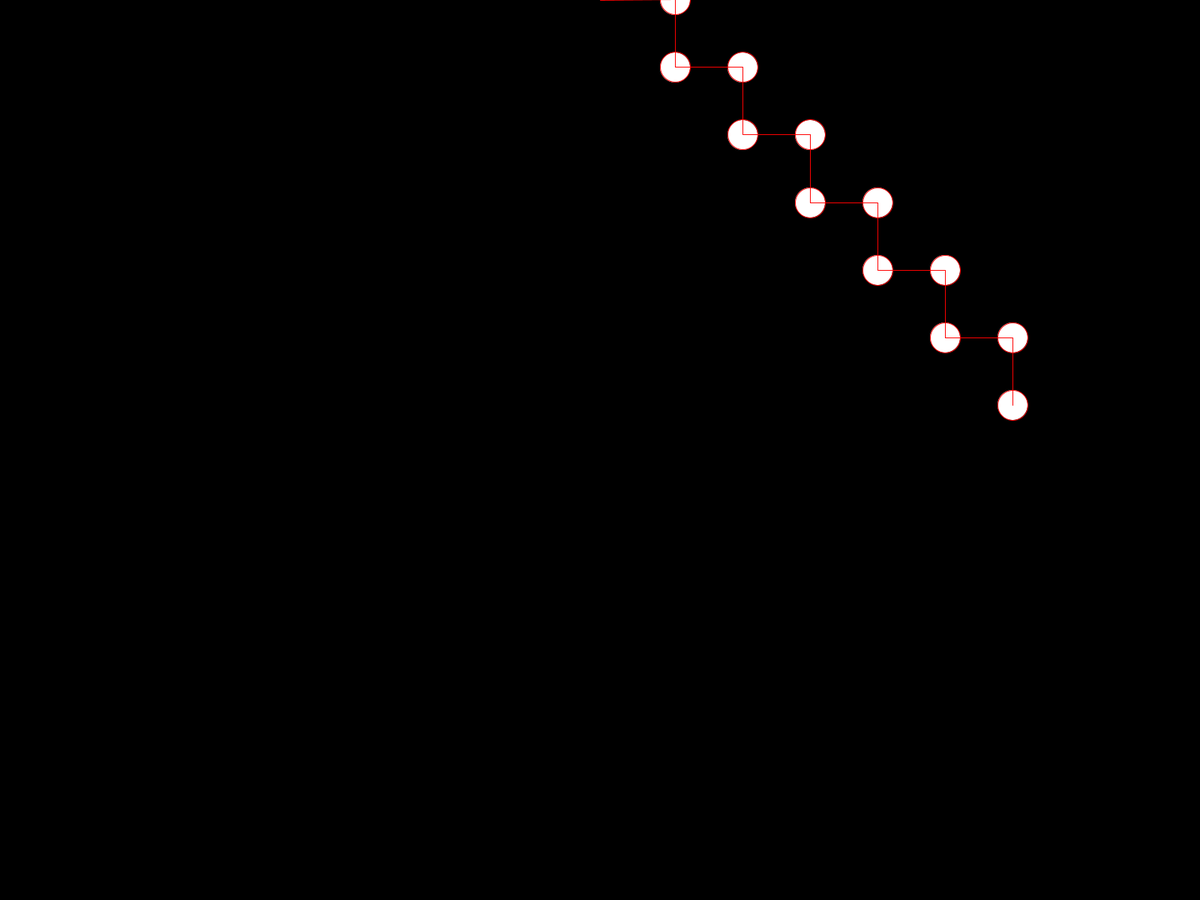
Frame 1 (no input)
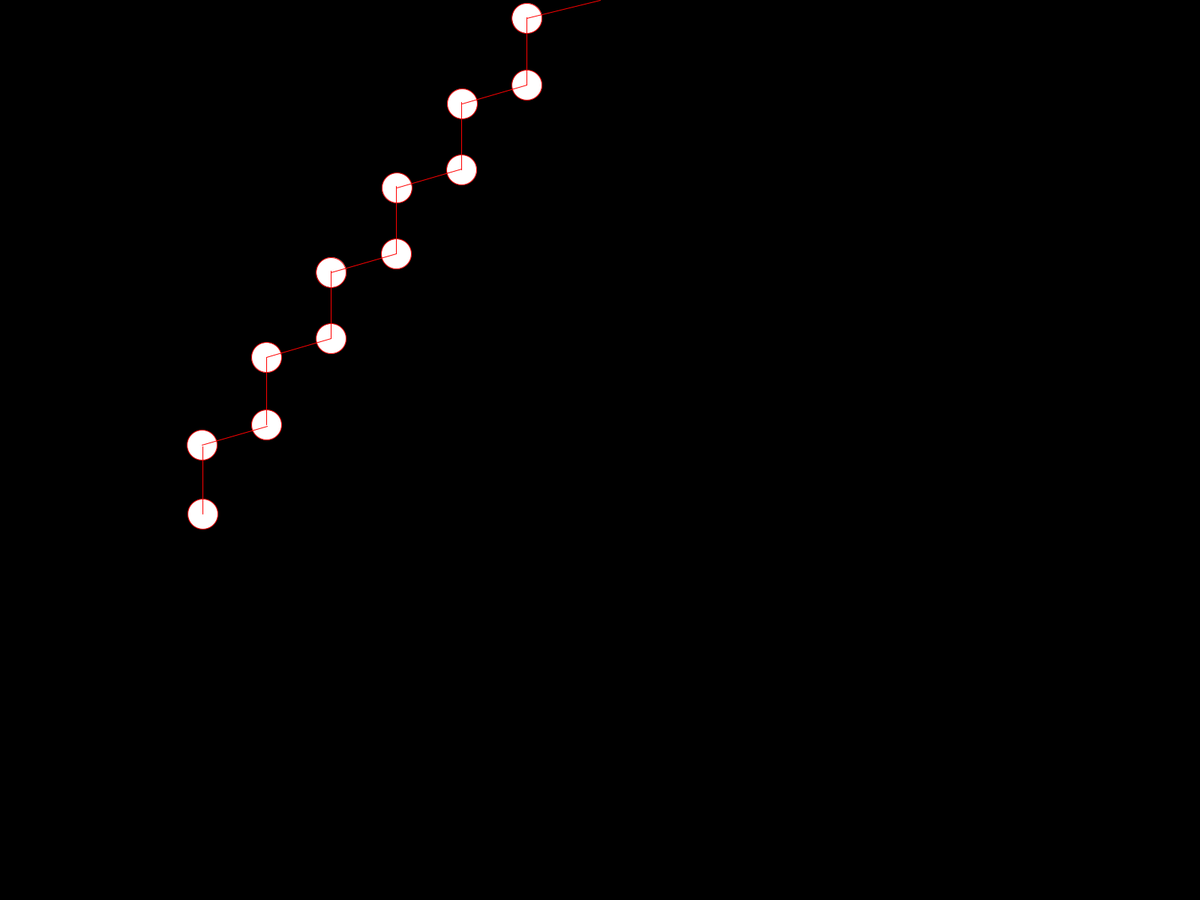
Frame 60 (the mouse pressed at the canvas centre just before this capture)
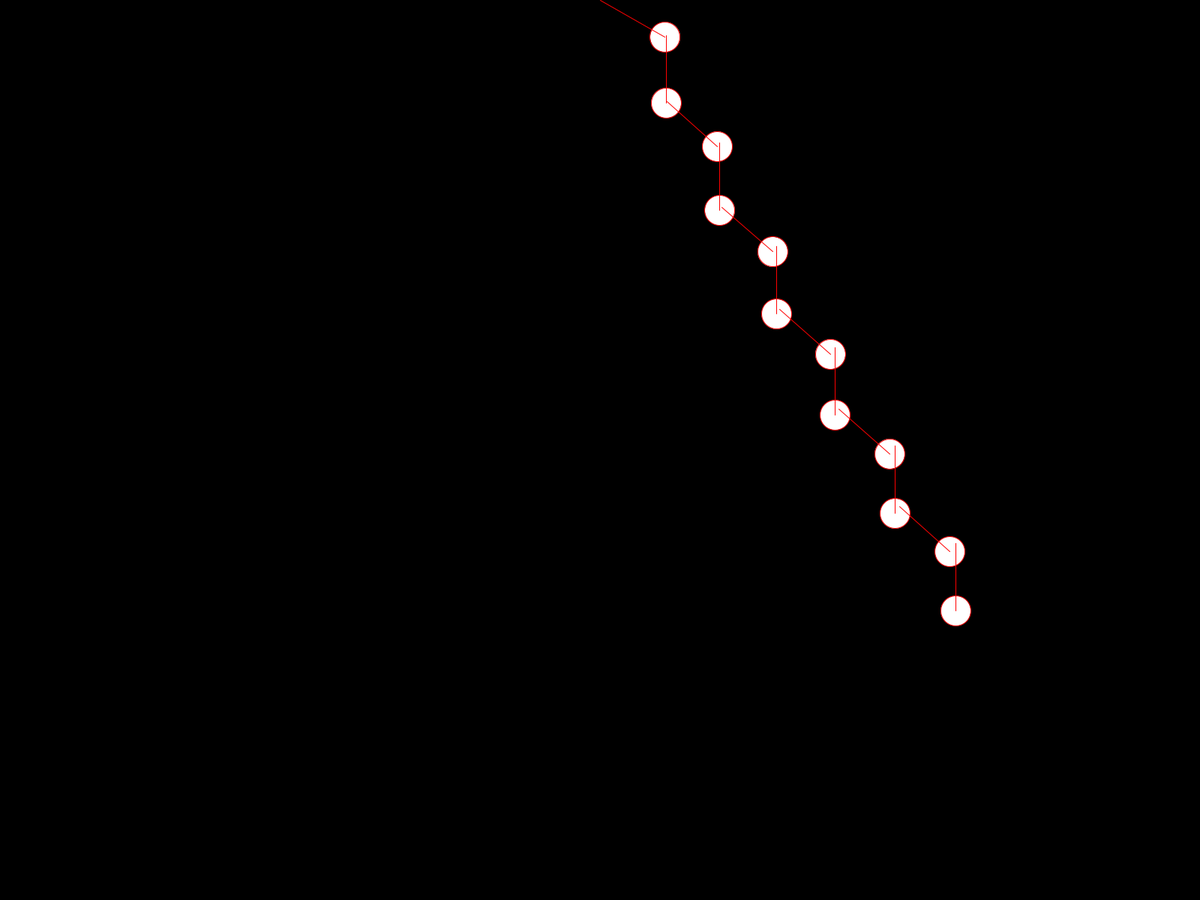
Frame 120 (the mouse held since frame 60 and released just before this capture)

The Processing sketch that drew these frames (run headless with seeded random() and noise(); from frame 60 on, the mouse is pressed at the canvas centre):

// Processing sketch: Pendulo
// ── Pendulo.pde
Bob[] eles;
void setup(){
  fullScreen();
  eles = new Bob[12];
  for(int i=0; i<eles.length; i++){
    if(i == 0){
      eles[i] = new Bob(width/2, 0, 100, 20, PI/2);
    }else{
      eles[i] = new Bob(eles[i-1].position.x, eles[i-1].position.y, 90, 20, i%2==0 ? PI/2 : 0);
    }
  }
}

void draw(){
  background(0);
  stroke(255, 0, 0);
  for(int i=1; i<eles.length; i++){
    eles[i].new_or(eles[i-1].position);
  }
  for(Bob b : eles){
    b.display();
    b.update();
  }
}

void mousePressed(){
  for(Bob b : eles){
    if(b.contains(mouseX, mouseY)){
      b.clicking();  
    }
  }
}

void mouseReleased(){
  for(Bob b : eles){
    b.releasing();
  }
}

void mouseDragged(){
  for(Bob b : eles){
    b.dragging(mouseX, mouseY);
  }
}

// ── Bob.pde
class Bob{
  PVector position;
  PVector origin;
  float radius;
  float arm;
  float damp;
  float angle;
  float angle_V;
  float angle_A;
  float G;
  boolean drag;
  
  Bob(float _Ox, float _Oy, float _Al, float _radius, float init_A){
    this.origin = new PVector(_Ox, _Oy);
    this.arm = _Al;
    this.radius = _radius;
    this.damp = 0.995;
    this.G = -0.4;
    this.angle = init_A;
    this.angle_V = 0;
    this.angle_A = 0;
    this.drag = false;
    this.position = new PVector(this.arm * sin(this.angle), this.arm * cos(this.angle));
    this.position.add(this.origin);
  }
  
  boolean contains(float X, float Y){
    PVector point = new PVector(X, Y);
    return (PVector.dist(point, position) <= radius);
  }
  
  void releasing(){
    if(this.drag){
      this.angle_V = 0;
      this.drag = false;
    }
  }
  
  void new_or(PVector other_pos){
    this.origin = other_pos;
  }
  
  void clicking(){
    this.drag = true;
  }
  
  void dragging(float X, float Y){
    if(this.drag){
      PVector diff = PVector.sub(this.origin, new PVector(X, Y));
      this.angle = (float) Math.atan2(-1 * diff.y, diff.x) - PI/2;
    }
  }
  
  void update(){
    if(!this.drag){
      this.angle_A = this.G / this.arm * sin(this.angle);
      this.angle_V += this.angle_A;
      this.angle += this.angle_V;
      this.angle_V *= this.damp;
    }
  }
  
  void display(){
    this.position = new PVector(this.arm * sin(this.angle), this.arm * cos(this.angle));
    this.position.add(this.origin);
    fill(255);
    if(this.drag){
      fill(0, 0, 255);
    }
    ellipse(this.position.x, this.position.y, this.radius * 2, this.radius * 2);
    line(this.position.x, this.position.y, this.origin.x, this.origin.y);
  }
  
}
